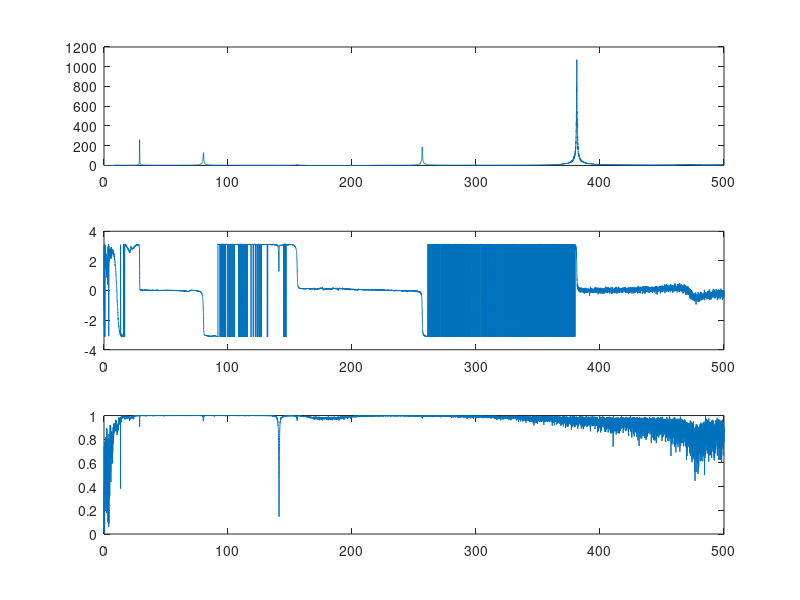
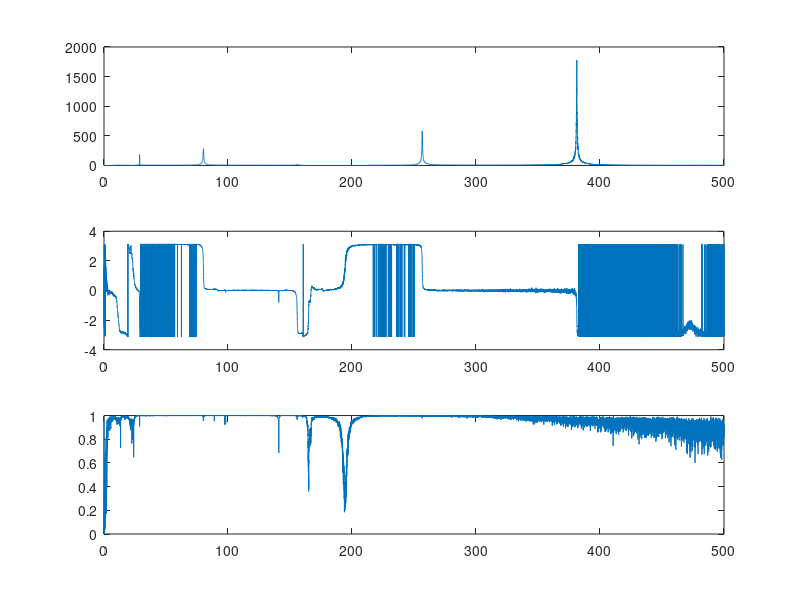
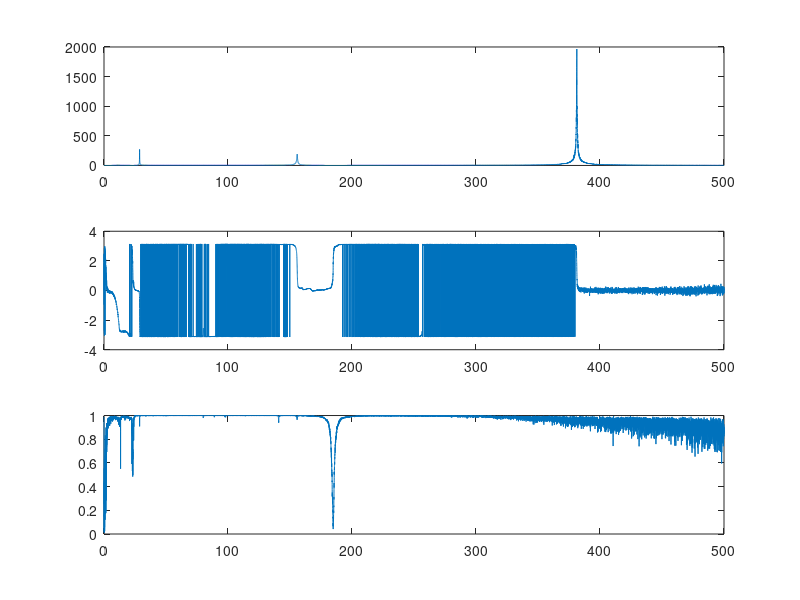
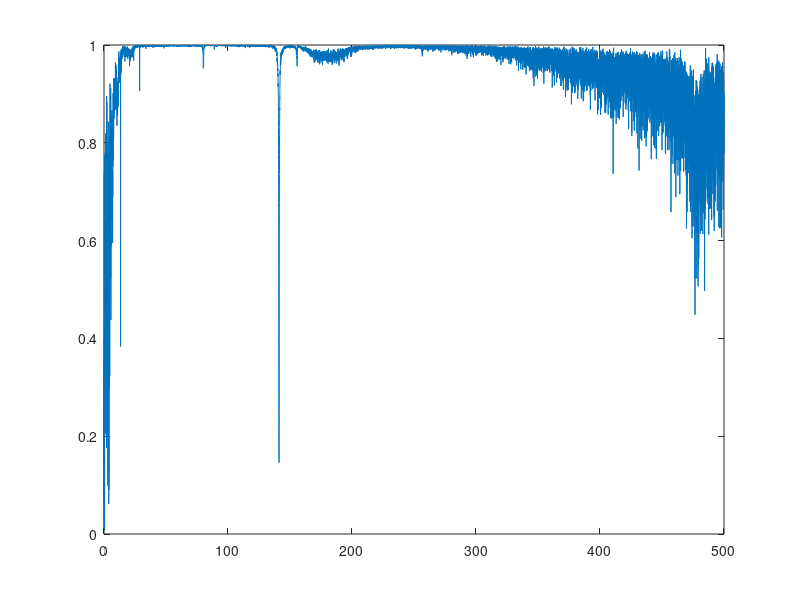

MATLAB code to generate these figures, in order: (Note: this script raises an error after producing the figures.)

load DH1.mat;
frf_module=abs(frf);
frf_phase=angle(frf);
subplot(3,1,1)
plot(freq,frf_module(:,1));
subplot(3,1,2)
plot(freq,frf_phase(:,1));
subplot(3,1,3)
plot(freq,abs(cohe(:,1)));
figure
subplot(3,1,1)
plot(freq,frf_module(:,2));
subplot(3,1,2)
plot(freq,frf_phase(:,2));
subplot(3,1,3)
plot(freq,abs(cohe(:,2)));
figure
subplot(3,1,1)
plot(freq,frf_module(:,3));
subplot(3,1,2)
plot(freq,frf_phase(:,3));
subplot(3,1,3)
plot(freq,abs(cohe(:,3)));
figure

i=1;
m=[1,8];
while i
    if freq(i)==50
        m(1)=i;
    end
    if freq(i)==100
        m(2)=i;
    end
    if freq(i)==135
        m(3)=i;
    end
    if freq(i)==145
        m(4)=i; 
    end %we are removing this domain because it's peak is not due to the natural frequency of the sytem
    if freq(i)==200
        m(5)=i;
    end
    if freq(i)==300
        m(6)=i;
    end 
    if freq(i)==400
        m(7)=i;
        break
    end
    i=i+1;
end
m(8)=25001;
max_first_domain=[0,0,0];
max_indice_first_domain=[0,0,0];
natural_freq1=zeros(1,3);%natural frequencies for the 1st measurement
natural_freq2=zeros(1,3);
natural_freq3=zeros(1,3);
%first domain
for d=1:m(1)
    if frf_module(d,1)>max_first_domain(1)
        max_first_domain(1)=frf_module(d,1);
        max_indice_first_domain(1)=d;
        natural_freq1(1)=freq(d);% first natural freq of the 1st measurement
    end
    if frf_module(d,2)>max_first_domain(2)
        max_first_domain(2)=frf_module(d,2);
        max_indice_first_domain(2)=d;
        natural_freq2(1)=freq(d);
    end
    if frf_module(d,3)>max_first_domain(3)
        max_first_domain(3)=frf_module(d,3);
        max_indice_first_domain(3)=d;
        natural_freq3(1)=freq(d);
    end
end
max_second_domain=[0,0,0];
max_indice_second_domain=[0,0,0];

%second domain
for d=m(1)+1:m(2)
    if frf_module(d,1)>max_second_domain(1)
        max_second_domain(1)=frf_module(d,1);
        max_indice_second_domain(1)=d;
        natural_freq1(2)=freq(d);
    end
    if frf_module(d,2)>max_second_domain(2)
        max_second_domain(2)=frf_module(d,2);
        max_indice_second_domain(2)=d;
        natural_freq2(2)=freq(d);
    end
    if frf_module(d,3)>max_second_domain(3)
        max_second_domain(3)=frf_module(d,3);
        max_indice_second_domain(3)=d;
        natural_freq3(2)=freq(d);
    end
end

%third domain
max_third_domain=[0,0,0];
max_indice_third_domain=[0,0,0];
for d=m(4)+1:m(5)
    if frf_module(d,1)>max_third_domain(1)
        max_third_domain(1)=frf_module(d,1);
        max_indice_third_domain(1)=d;
        natural_freq1(3)=freq(d);
    end
    if frf_module(d,2)>max_third_domain(2)
        max_third_domain(2)=frf_module(d,2);
        max_indice_third_domain(2)=d;
        natural_freq2(3)=freq(d);
    end
    if frf_module(d,3)>max_third_domain(3)
        max_third_domain(3)=frf_module(d,3);
        max_indice_third_domain(3)=d;
        natural_freq3(3)=freq(d);
    end
end

%forth domain
max_forth_domain=[0,0,0];
max_indice_forth_domain=[0,0,0];
for d=m(5)+1:m(6)
    if frf_module(d,1)>max_forth_domain(1)
        max_forth_domain(1)=frf_module(d,1);
        max_indice_forth_domain(1)=d;
        natural_freq1(4)=freq(d);
    end
    if frf_module(d,2)>max_forth_domain(2)
        max_forth_domain(2)=frf_module(d,2);
        max_indice_third_domain(2)=d;
        natural_freq2(4)=freq(d);
    end
    if frf_module(d,3)>max_forth_domain(3)
        max_forth_domain(3)=frf_module(d,3);
        max_indice_forth_domain(3)=d;
        natural_freq3(4)=freq(d);
    end
end

%fifth domain
max_fifth_domain=[0,0,0];
max_indice_fifth_domain=[0,0,0];
for d=m(6)+1:m(7)
    if frf_module(d,1)>max_fifth_domain(1)
        max_fifth_domain(1)=frf_module(d,1);
        max_indice_fifth_domain(1)=d;
        natural_freq1(5)=freq(d);
    end
    if frf_module(d,2)>max_fifth_domain(2)
        max_fifth_domain(2)=frf_module(d,2);
        max_indice_fifth_domain(2)=d;
        natural_freq2(5)=freq(d);
    end
    if frf_module(d,3)>max_fifth_domain(3)
        max_fifth_domain(3)=frf_module(d,3);
        max_indice_fifth_domain(3)=d;
        natural_freq3(5)=freq(d);
    end
end

%sixth domian
max_sixth_domain=[0,0,0];
max_indice_sixth_domain=[0,0,0];
for d=m(7)+1:m(8)
    if frf_module(d,1)>max_sixth_domain(1)
        max_sixth_domain(1)=frf_module(d,1);
        max_indice_sixth_domain(1)=d;
        natural_freq1(6)=freq(d);
    end
    if frf_module(d,2)>max_sixth_domain(2)
        max_sixth_domain(2)=frf_module(d,2);
        max_indice_sixth_domain(2)=d;
        natural_freq2(6)=freq(d);
    end
    if frf_module(d,3)>max_sixth_domain(3)
        max_sixth_domain(3)=frf_module(d,3);
        max_indice_sixth_domain(3)=d;
        natural_freq3(6)=freq(d);
    end
end
plot(freq,abs(cohe(:,1)));

%now calculating the damping ratio with the fisrt method: half power point
max_values=zeros(5,3);
max_values(1,:)=max_first_domain;
max_values(2,:)=max_second_domain;
max_values(3,:)=max_third_domain;
max_values(4,:)=max_forth_domain;
max_values(5,:)=max_fifth_domain;
max_indices=zeros(5,3);
max_indices(1,:)=max_indice_first_domain;%the firce indice is domain, the second indice is the accelometer
max_indices(2,:)=max_indice_second_domain;
max_indices(3,:)=max_indice_third_domain;
max_indices(4,:)=max_indice_forth_domain;
max_indices(5,:)=max_indice_fifth_domain;


d=1;
k=0;
w=1;
m=zeros(2,15);
p=1;
for i=1:5 %defining each domain where each peak lays in it
    for j=1:2 %defining the number of the output points we have
        for d=max_indices(i,j)-50:max_indices(i,j)+50
            if frf_module(d,j)>sqrt(2)/2*max_values(i,j)||frf_module(d,j)==sqrt(2)/2*max_values(i,j)
                k=k+1;
                if k==1
                    m(1,p)=freq(d);
                end 
               m(2,p)=freq(d);
            end
            p=p+1;
        end
    end
end


%%
%for i=1:5
   %for max_indice_first_domain
    %%if frf_module(d,1)>=sqrt(2)/2*max_first_domain(1) && d<max_indice_first_domain
        %damping_indice_first_domain_zeros(1,1)=d;
       % damping_value_first_domain_zeros(1,1)
      %  break
   % end
%%

    
